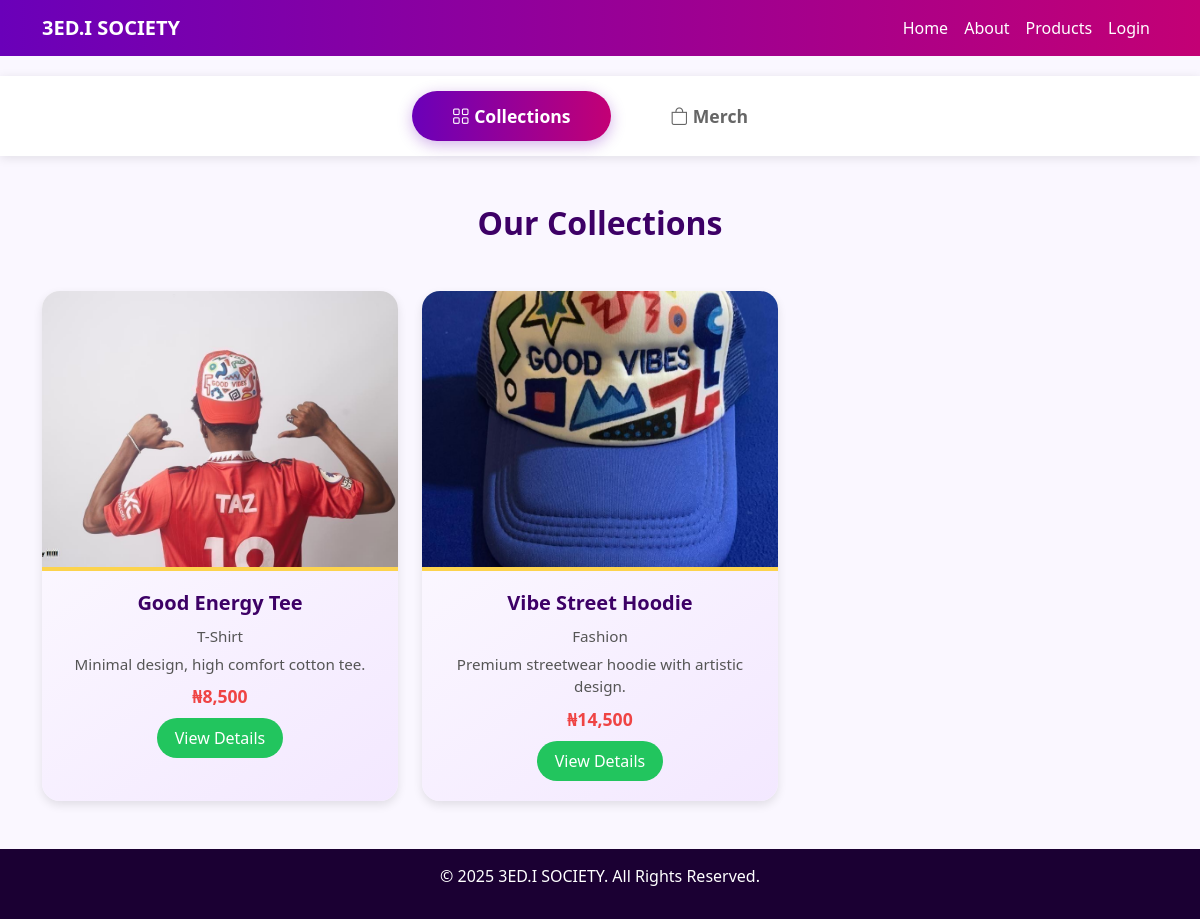
/products.php, run on the app's committed database.
### tables this page shows
CREATE TABLE products (
  id INT AUTO_INCREMENT PRIMARY KEY,
  product_name VARCHAR(255) NOT NULL,
  category VARCHAR(100),
  description TEXT,
  price DECIMAL(10,2),
  image VARCHAR(255),
  created_at TIMESTAMP DEFAULT CURRENT_TIMESTAMP
);

### products.php (the view, shortened to what this page needs)
<?php
include 'db_connect.php';
$products = $conn->query("SELECT * FROM products ORDER BY id DESC");
$activeTab = isset($_GET['tab']) ? $_GET['tab'] : 'collections';
$collectionsActive = ($activeTab === 'collections') ? 'active' : '';
$merchActive = ($activeTab === 'merch') ? 'active' : '';
$collectionsShow = ($activeTab === 'collections') ? 'show active' : '';
?>
<!DOCTYPE html>
<html lang="en">
<head>
  <link href="https://cdn.jsdelivr.net/npm/bootstrap@5.3.2/dist/css/bootstrap.min.css" rel="stylesheet" />
  <link rel="stylesheet" href="https://cdn.jsdelivr.net/npm/bootstrap-icons@1.11.1/font/bootstrap-icons.css" />
</head>
<body>
  <nav class="navbar navbar-expand-lg">
    <div class="container">
      <a class="navbar-brand fw-bold" href="/index.php">3ED.I SOCIETY</a>
      <div class="collapse navbar-collapse" id="navMenu">
        <ul class="navbar-nav ms-auto">
          <li class="nav-item"><a class="nav-link" href="index.php">Home</a></li>
          <li class="nav-item"><a class="nav-link" href="about.php">About</a></li>
          <li class="nav-item"><a class="nav-link active" href="products.php">Products</a></li>
          <?php if (isset($_SESSION['user_id'])): ?>
            <li class="nav-item dropdown">
              <a class="nav-link dropdown-toggle" href="#" id="userMenu" role="button" data-bs-toggle="dropdown">
                <i class="bi bi-person-circle"></i> <?php echo htmlspecialchars($_SESSION['user_name'] ?? $_SESSION['username'] ?? 'User'); ?>
              </a>
              <ul class="dropdown-menu dropdown-menu-end">
                <?php if (($_SESSION['role'] ?? '') === 'super_admin' || ($_SESSION['role'] ?? '') === 'admin'): ?>
                  <li><a class="dropdown-item" href="/dashboard.php"><i class="bi bi-speedometer2"></i> Dashboard</a></li>
                <?php endif; ?>
                <li><a class="dropdown-item" href="/logout.php"><i class="bi bi-box-arrow-right"></i> Logout</a></li>
              </ul>
            </li>
          <?php else: ?>
            <li class="nav-item"><a class="nav-link" href="/login.php">Login</a></li>
          <?php endif; ?>
        </ul>
      </div>
    </div>
  </nav>
  <div class="tab-navigation">
    <div class="container">
      <ul class="nav nav-tabs" id="productTabs" role="tablist">
        <li class="nav-item" role="presentation">
          <button class="nav-link <?php echo $collectionsActive; ?>" id="collections-tab" data-bs-toggle="tab" data-bs-target="#collections" type="button" role="tab" data-tab="collections">
            <i class="bi bi-grid"></i> Collections
          </button>
        </li>
        <li class="nav-item" role="presentation">
          <button class="nav-link <?php echo $merchActive; ?>" id="merch-tab" data-bs-toggle="tab" data-bs-target="#merch" type="button" role="tab" data-tab="merch">
            <i class="bi bi-bag"></i> Merch
          </button>
        </li>
      </ul>
    </div>
  </div>
  <section class="py-5">
    <div class="container">
      <div class="tab-content" id="productTabContent">
        <div class="tab-pane fade <?php echo $collectionsShow; ?>" id="collections" role="tabpanel">
          <h2 class="fw-bold text-center mb-5" style="color:#3d0066;">Our Collections</h2>
          <div class="row g-4" id="collectionsGrid">
            <?php while($row = $products->fetch_assoc()): ?>
              <div class="col-md-4">
                <div class="product-card">
                  <img src="<?php echo htmlspecialchars($row['image']); ?>" alt="<?php echo htmlspecialchars($row['product_name']); ?>" class="view-img">
                  <div class="product-info">
                    <h5><?php echo htmlspecialchars($row['product_name']); ?></h5>
                    <p><?php echo htmlspecialchars($row['category'] ?? ''); ?></p>
                    <p><?php echo htmlspecialchars($row['description'] ?? ''); ?></p>
                    <div class="price">₦<?php echo number_format($row['price']); ?></div>
                    <a href="product_details.php?id=<?php echo $row['id']; ?>&type=product" class="btn-buy mt-2">View Details</a>
                  </div>
                </div>
              </div>
            <?php endwhile; ?>
          </div>
        </div>
      </div>
    </div>
  </section>
  <footer>
    <p>&copy; 2025 3ED.I SOCIETY. All Rights Reserved.</p>
  </footer>
</body>
</html>

### products.php (style rules this page uses)
:root { --primary-color: linear-gradient(90deg, #6a00b9, #c30075); --accent1: #fcd34d; --accent2: #ef4444; --accent3: #22c55e; --accent4: #3b82f6; }
body { font-family: 'Segoe UI', sans-serif; background: #faf7ff; }
.navbar { background: linear-gradient(90deg, #6a00b9, #c30075); }
.navbar .nav-link, .navbar-brand { color: #fff !important; }
footer { background: #1b0033; color: #fff; text-align: center; padding: 15px 0; }
.tab-navigation { position: sticky; top: 0; z-index: 999; background: #fff; box-shadow: 0 2px 10px rgba(0,0,0,0.1); margin-top: 20px; }
.tab-navigation .nav-tabs { border-bottom: none; display: flex; justify-content: center; padding: 15px 0; }
.tab-navigation .nav-tabs .nav-link { border: none; color: #666; font-weight: 600; font-size: 1.1rem; padding: 12px 40px; margin: 0 10px; border-radius: 50px; transition: all 0.3s ease; background: transparent; }
.tab-navigation .nav-tabs .nav-link.active { background: linear-gradient(90deg, #6a00b9, #c30075); color: #fff; box-shadow: 0 4px 15px rgba(106, 0, 185, 0.3); }
.tab-pane { min-height: 400px; }
.product-card { background: linear-gradient(145deg, #ffffff, #f3e8ff); border: none; border-radius: 18px; overflow: hidden; box-shadow: 0 4px 10px rgba(0,0,0,0.1); transition: all 0.4s ease; position: relative; height: 100%; }
.product-card img { width: 100%; height: 280px; object-fit: cover; border-bottom: 4px solid var(--accent1); cursor: pointer; }
.product-info { padding: 20px; text-align: center; }
.product-info h5 { font-weight: 700; color: #3d0066; margin-bottom: 10px; }
.product-info p { font-size: 0.95rem; color: #555; margin-bottom: 5px; }
.price { color: var(--accent2); font-weight: bold; font-size: 1.1rem; margin-top: 8px; }
.btn-buy { background: var(--accent3); color: white; border: none; border-radius: 30px; padding: 8px 18px; transition: background 0.3s ease; text-decoration: none; display: inline-block; }

### data on the page
products: image (picture), product_name "Good Energy Tee", category "T-Shirt", description "Minimal design, high comfort cotton tee.", price "8,500"
products: image (picture), product_name "Vibe Street Hoodie", category "Fashion", description "Premium streetwear hoodie with artistic design.", price "14,500"
